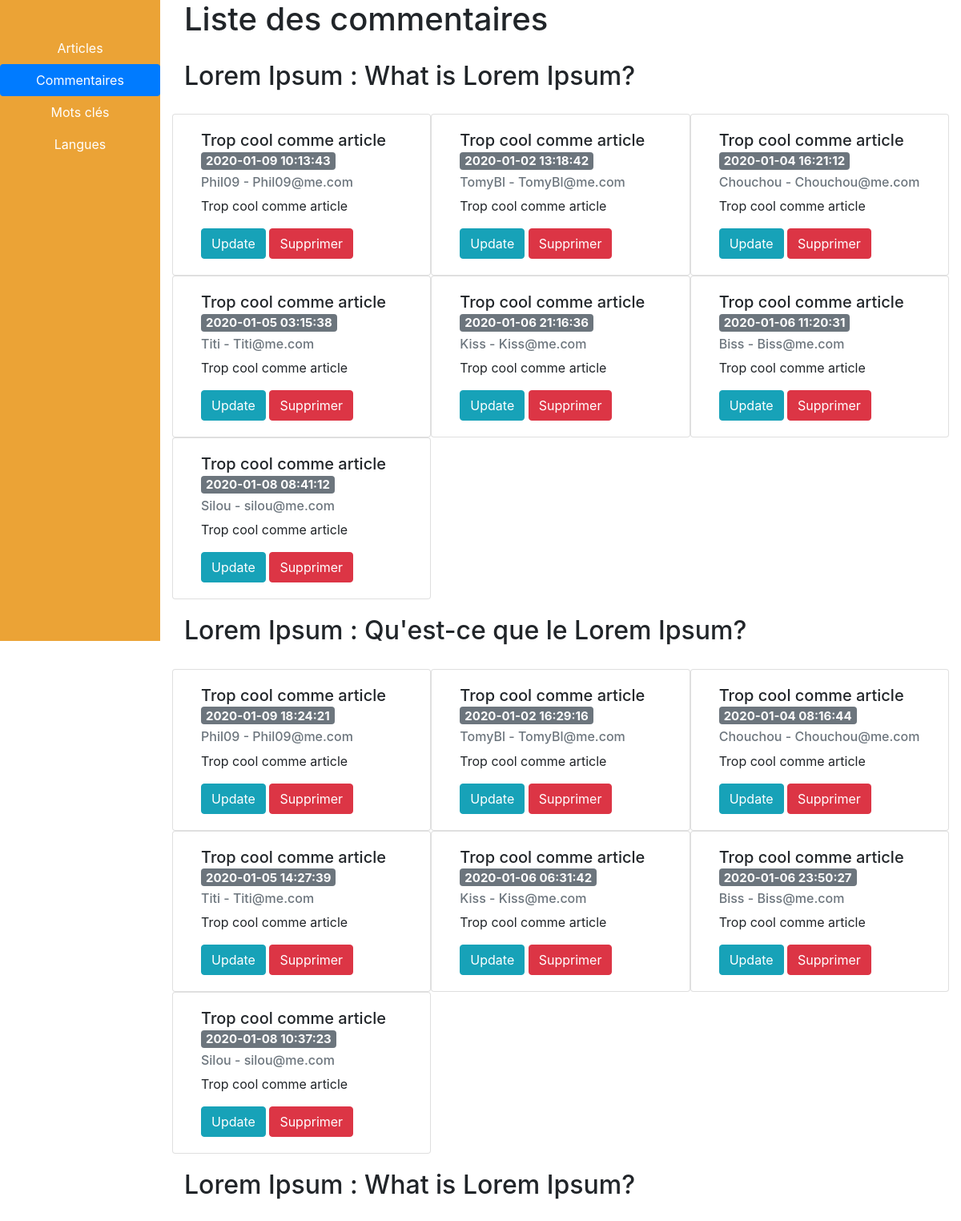
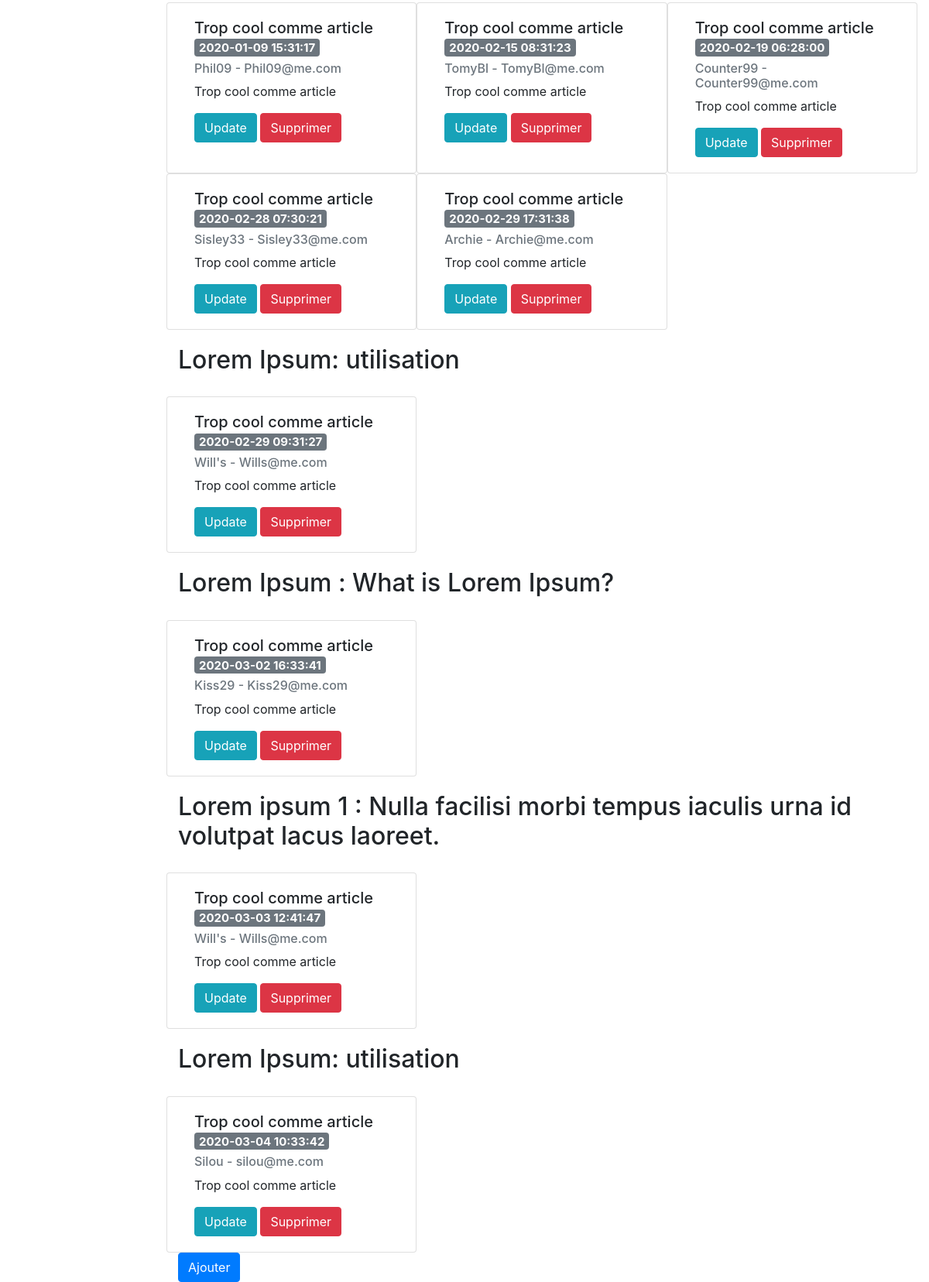
Page /comment/index.php on the committed database (2 pictures, top to bottom).
### tables this page shows
create table COMMENT
(
   NumCom char(6) not null,          
   DtCreC datetime,                  
   PseudoAuteur char(20) not null,   
   EmailAuteur char(60) not null,    
   TitrCom char(60) not null,        
   LibCom text(600) not null,        
   NumArt char(10) not null,         
   primary key (NumCom)
);

create table ARTICLE
(
   NumArt char(10) not null,	 
    
   DtCreA date,					 
    
   LibTitrA text(100),			 
    
   LibChapoA text(500),			 
    
   LibAccrochA text(100),			 
    
   Parag1A text(1200),			 
    
   LibSsTitr1 text(100),		 
    
   Parag2A text(1200),			 
    
   LibSsTitr2 text(100),		 
    
   Parag3A text(1200),			 
    
   LibConclA text(800),			 
    
   UrlPhotA char(62),			 
    
   Likes int(11) default null,	 
    
   NumAngl char(8) not null,	 
   NumThem char(8) not null,	 
   NumLang char(8) not null,	 
   primary key (NumArt)
);

### link.php (called while the page is built)
<?php
function getLink($link) {
    $path = strtolower($_SERVER["CONTEXT_DOCUMENT_ROOT"]);
    $link = strtolower("$link");
    $dir = strtolower(str_replace("\\", "/" , __DIR__));
    $root =  str_replace($path, "", $dir);
    $rootLink = $root  . $link;
    return $rootLink;
}
?>

### class/Blog/Join.php (called while the page is built, shortened)
<?php
class Join {
    private $jointable;
    private $targetkey;
    private $type;
    public function __construct($jointable, $joinkey, $targetkey, $type = self::INNER)
    {
        $this->jointable = $jointable;
        $this->targetkey = $targetkey;
        $this->type = $type;
    }
    public function getJoinLine(string $targettable) : string
    {
        return $this->type . " JOIN " . $this->jointable . " ON " . $targettable . "." . $this->targetkey . " = " . $this->jointable . "." . $this->targetkey;
    }
}
?>

### class/Blog/Crud.php (called while the page is built, shortened)
<?php
require_once("Join.php");
abstract class Crud {
    public function __construct($primaryKeyValue)
    {
        $this->valuesName = static::VALUES;
        $this->primaryKeyValue = $primaryKeyValue;
    }
    public static function loadAll($connection, $joins = array(), $whereAddition = "", $orderby = "")
    {
        $requete = "SELECT * FROM ". static::TABLE ." ";
        foreach($joins as $join){
            $requete .= $join->getJoinLine(static::TABLE) . " ";
        }
        $result = $connection->query($requete);
        $langues = array();
        while($langueRow = $result->fetch()) {
            $langue = new static($langueRow[static::PRIMARY]);
            $langue->extractSQLDataRow($langueRow);
            array_push($langues, $langue);
        }
        return $langues;
    }
    protected function extractSQLDataRow($tuple)
    {
        $this->tuple = $tuple;
    }
}
?>

### comment/index.php (the view, shortened to what this page needs)
<?php
require_once("./../class/Utils/connection.php");
$comments = Comment::loadAll($conn, array(new Join("ARTICLE","NumArt","NumArt")));
$artSeparator = 0;
$HEADER = array("active" => "COMMENT");
include "./../common/header.php";
?>
<div class="container">
    <h1>Liste des commentaires</h1>
    <div class="row">
        <?php foreach($comments as $comment){ ?>
            <?php
                $NumArt = $comment->tuple["NumArt"];
                if($NumArt != $artSeparator) {
                    $artSeparator = $NumArt;
            ?>
                <div class="col-12">
                    <h2 style="padding: 20px 0"><?= $comment->tuple["LibTitrA"] ?></h2>
                </div>
            <?php
                }
            ?>
            <div class="card col-md-4">
                <div class="card-body">
                    <h5 class="card-title"><?= $comment->values["TitrCom"] ?> <span class="badge badge-secondary"><?= $comment->values["DtCreC"] ?></span></h5>
                    <h6 class="card-subtitle mb-2 text-muted"><?= $comment->values["PseudoAuteur"] ?> - <?= $comment->values["EmailAuteur"] ?></h6>
                    <p class="card-text"><?= $comment->values["LibCom"] ?></p>
                    <a href="update.php?id=<?= $comment->primaryKeyValue ?>" class="btn btn-info">Update</a>
                    <a href="delete.php?id=<?= $comment->primaryKeyValue ?>" class="btn btn-danger">Supprimer</a>
                </div>
            </div>
        <?php } ?>
    </div>
    <a href="add.php" class="btn btn-primary">Ajouter</a>
</div>
<?php include "./../common/footer.php"; ?>

### common/header.php (shortened to what this page needs)
<?php
require_once( __DIR__ . "\..\link.php" );
function active($link) {
    global $HEADER;
    return $HEADER["active"] == $link ? "active" : "";
}
?>
<!DOCTYPE html>
<html lang="fr">
<head>
    <link rel="stylesheet" href="https://stackpath.bootstrapcdn.com/bootstrap/4.4.1/css/bootstrap.min.css">
    <link rel="stylesheet" href="<?= getLink("/styles/css/header.css") ?>">
</head>
<body>
    <div class="container-fluid">
        <div class="row">
            <nav class="col-md-2">
                <div class="content">
                    <div class="nav nav-pills nav-fill flex-column">
                        <a class="nav-item nav-link <?= active("ARTICLE") ?>" href="<?= getLink("/article") ?>">Articles</a>
                        <a class="nav-item nav-link <?= active("COMMENT") ?>" href="<?= getLink("/comment") ?>">Commentaires</a>
                        <a class="nav-item nav-link <?= active("KEYWORD") ?>" href="<?= getLink("/keyword") ?>">Mots clés</a>
                        <a class="nav-item nav-link <?= active("LANGUE") ?>" href="<?= getLink("/langue") ?>">Langues</a>
                    </div>
                </div>
            </nav>
            <div class="col">

### common/footer.php
</div>
        </div>
    </div>
</body>
</html>

### styles/css/header.css (style rules this page uses)
nav { padding: 0 !important; height: 100vh; position: relative; }
nav .content { position: fixed; padding-top: 40px; height: 100vh; left: 0; top: 0; width: 16.666667%; background-color: #eba336; }
nav a { color: white; }

### rows in the picture
comment: NumArt.LibTitrA "Lorem Ipsum : What is Lorem Ipsum?", TitrCom "Trop cool comme article", DtCreC "2020-01-09 10:13:43", PseudoAuteur "Phil09", EmailAuteur "Phil09@me.com", LibCom "Trop cool comme article"
comment: TitrCom "Trop cool comme article", DtCreC "2020-01-02 13:18:42", PseudoAuteur "TomyBl", EmailAuteur "TomyBl@me.com", LibCom "Trop cool comme article"
comment: TitrCom "Trop cool comme article", DtCreC "2020-01-04 16:21:12", PseudoAuteur "Chouchou", EmailAuteur "Chouchou@me.com", LibCom "Trop cool comme article"
comment: TitrCom "Trop cool comme article", DtCreC "2020-01-05 03:15:38", PseudoAuteur "Titi", EmailAuteur "Titi@me.com", LibCom "Trop cool comme article"
comment: TitrCom "Trop cool comme article", DtCreC "2020-01-06 21:16:36", PseudoAuteur "Kiss", EmailAuteur "Kiss@me.com", LibCom "Trop cool comme article"
comment: TitrCom "Trop cool comme article", DtCreC "2020-01-06 11:20:31", PseudoAuteur "Biss", EmailAuteur "Biss@me.com", LibCom "Trop cool comme article"
comment: TitrCom "Trop cool comme article", DtCreC "2020-01-08 08:41:12", PseudoAuteur "Silou", EmailAuteur "silou@me.com", LibCom "Trop cool comme article"
comment: NumArt.LibTitrA "Lorem Ipsum : Qu'est-ce que le Lorem Ipsum?", TitrCom "Trop cool comme article", DtCreC "2020-01-09 18:24:21", PseudoAuteur "Phil09", EmailAuteur "Phil09@me.com", LibCom "Trop cool comme article"
comment: TitrCom "Trop cool comme article", DtCreC "2020-01-02 16:29:16", PseudoAuteur "TomyBl", EmailAuteur "TomyBl@me.com", LibCom "Trop cool comme article"
comment: TitrCom "Trop cool comme article", DtCreC "2020-01-04 08:16:44", PseudoAuteur "Chouchou", EmailAuteur "Chouchou@me.com", LibCom "Trop cool comme article"
comment: TitrCom "Trop cool comme article", DtCreC "2020-01-05 14:27:39", PseudoAuteur "Titi", EmailAuteur "Titi@me.com", LibCom "Trop cool comme article"
comment: TitrCom "Trop cool comme article", DtCreC "2020-01-06 06:31:42", PseudoAuteur "Kiss", EmailAuteur "Kiss@me.com", LibCom "Trop cool comme article"
comment: TitrCom "Trop cool comme article", DtCreC "2020-01-06 23:50:27", PseudoAuteur "Biss", EmailAuteur "Biss@me.com", LibCom "Trop cool comme article"
comment: TitrCom "Trop cool comme article", DtCreC "2020-01-08 10:37:23", PseudoAuteur "Silou", EmailAuteur "silou@me.com", LibCom "Trop cool comme article"
comment: NumArt.LibTitrA "Lorem Ipsum : What is Lorem Ipsum?", TitrCom "Trop cool comme article", DtCreC "2020-01-09 15:31:17", PseudoAuteur "Phil09", EmailAuteur "Phil09@me.com", LibCom "Trop cool comme article"
comment: TitrCom "Trop cool comme article", DtCreC "2020-02-15 08:31:23", PseudoAuteur "TomyBl", EmailAuteur "TomyBl@me.com", LibCom "Trop cool comme article"
comment: TitrCom "Trop cool comme article", DtCreC "2020-02-19 06:28:00", PseudoAuteur "Counter99", EmailAuteur "Counter99@me.com", LibCom "Trop cool comme article"
comment: TitrCom "Trop cool comme article", DtCreC "2020-02-28 07:30:21", PseudoAuteur "Sisley33", EmailAuteur "Sisley33@me.com", LibCom "Trop cool comme article"
comment: TitrCom "Trop cool comme article", DtCreC "2020-02-29 17:31:38", PseudoAuteur "Archie", EmailAuteur "Archie@me.com", LibCom "Trop cool comme article"
comment: NumArt.LibTitrA "Lorem Ipsum: utilisation", TitrCom "Trop cool comme article", DtCreC "2020-02-29 09:31:27", PseudoAuteur "Will's", EmailAuteur "Wills@me.com", LibCom "Trop cool comme article"
comment: NumArt.LibTitrA "Lorem Ipsum : What is Lorem Ipsum?", TitrCom "Trop cool comme article", DtCreC "2020-03-02 16:33:41", PseudoAuteur "Kiss29", EmailAuteur "Kiss29@me.com", LibCom "Trop cool comme article"
comment: NumArt.LibTitrA "Lorem ipsum 1 : Nulla facilisi morbi tempus iaculis urna id volutpat lacus laoreet.", TitrCom "Trop cool comme article", DtCreC "2020-03-03 12:41:47", PseudoAuteur "Will's", EmailAuteur "Wills@me.com", LibCom "Trop cool comme article"
comment: NumArt.LibTitrA "Lorem Ipsum: utilisation", TitrCom "Trop cool comme article", DtCreC "2020-03-04 10:33:42", PseudoAuteur "Silou", EmailAuteur "silou@me.com", LibCom "Trop cool comme article"
